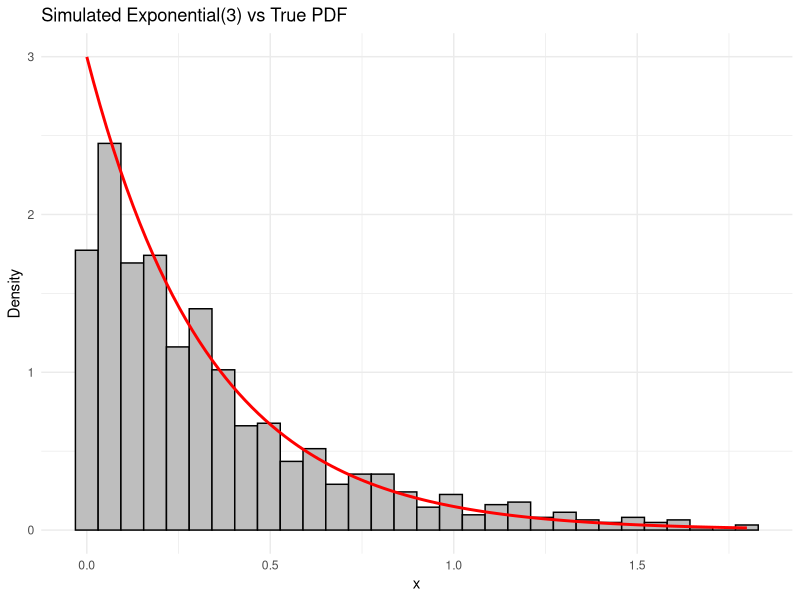
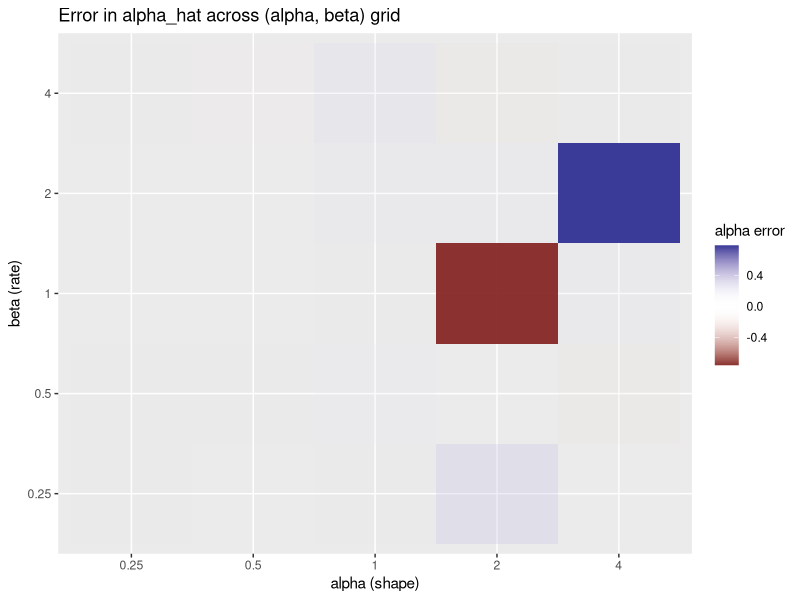
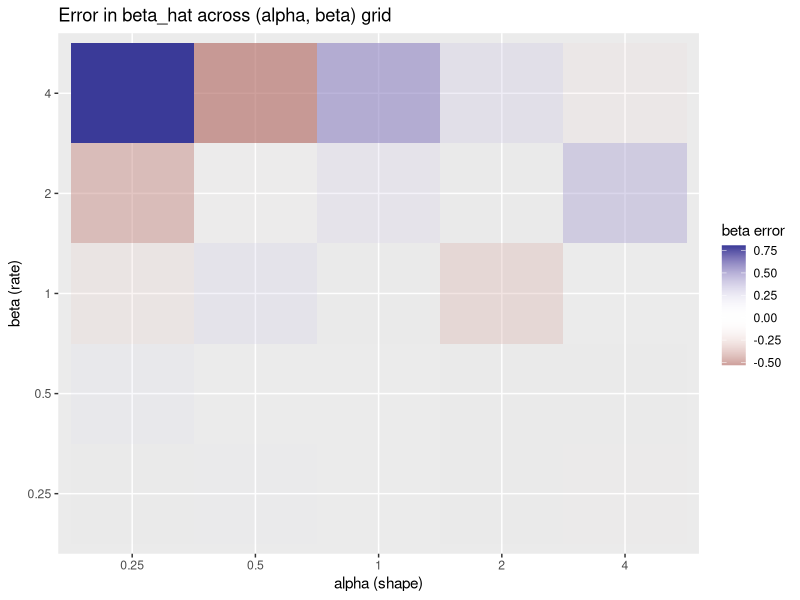
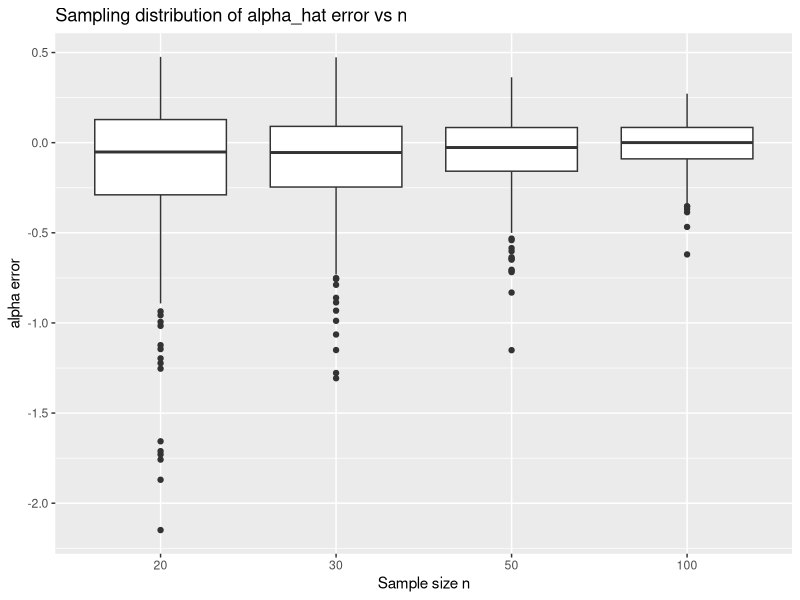
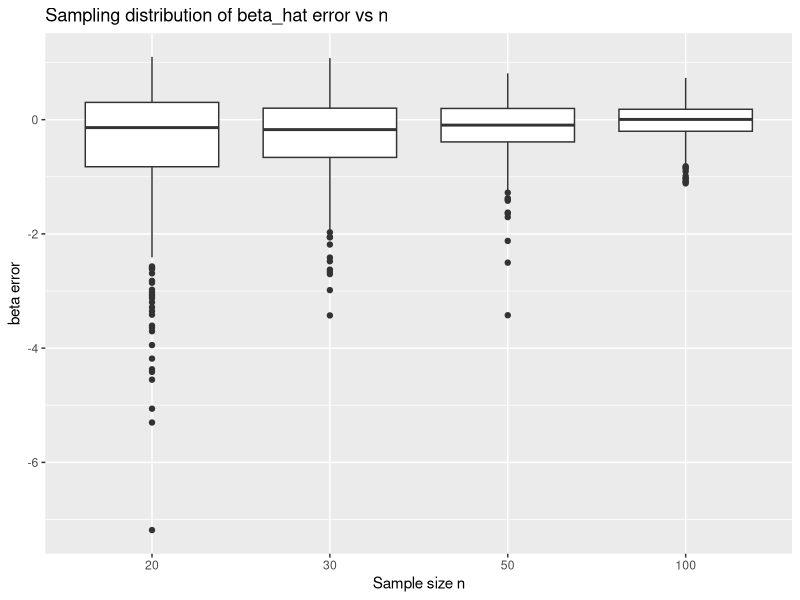

The R script that drew these images, in order:
## ---- chunk 1
set.seed(7292)   # seed to reproduce the same results
n <- 1000
lambda <- 3

x <- rexp(n, rate = lambda)
head(x)
## ---- chunk 2
set.seed(7292) 

library(ggplot2)

# Create a data frame for the histogram
df <- data.frame(x = x)

# Create the plot
ggplot(df, aes(x = x)) +
  geom_histogram(aes(y = after_stat(density)), 
                 bins = 30, 
                 fill = "gray", 
                 color = "black") +
  stat_function(fun = dexp, 
                args = list(rate = lambda),
                color = "red", 
                linewidth = 1) +
  labs(title = "Simulated Exponential(3) vs True PDF",
       x = "x",
       y = "Density") +
  theme_minimal()
## ---- chunk 3
set.seed(7292) 

# Monte Carlo estimate from sample
p_hat <- mean(x > 1)

# True value using CDF
p_true <- pexp(1, rate = lambda, lower.tail = FALSE)  # = P(X > 1)

p_hat
p_true
p_hat - p_true   # error

## ---- chunk 4
set.seed(7292)

lambda <- 3
threshold <- 1
p_true <- pexp(threshold, rate = lambda, lower.tail = FALSE)

one_sim_error <- function(n = 1000, lambda = 3, threshold = 1) {
  x <- rexp(n, rate = lambda)
  p_hat <- mean(x > threshold)
  error <- p_hat - p_true
  return(error)
}


errs <- replicate(100, one_sim_error(n = 1000))

mean(errs)          # average signed error
mean(abs(errs))     # average absolute error
sd(errs)            # variation across runs

## ---- chunk 5

library(MASS)

fit_gamma <- function(x, alpha = NULL, beta = NULL) {
  fit <- fitdistr(x, densfun = "gamma")
  
  alpha_hat <- fit$estimate[["shape"]]
  beta_hat  <- fit$estimate[["rate"]]  # rate = beta
  
  out <- list(alpha_hat = alpha_hat,
              beta_hat  = beta_hat)
  
  # If true parameters supplied, also return errors
  if (!is.null(alpha) && !is.null(beta)) {
    out$alpha_err <- alpha - alpha_hat
    out$beta_err  <- beta  - beta_hat
  }
  
  return(out)
}


# Example
#set.seed(7292)
#x_samp <- rgamma(100, shape = 2, rate = 4)  # true alpha=2, beta=4

#fit_gamma(x_samp, alpha = 2, beta = 4)
## ---- chunk 6
set.seed(7292)

alphas <- c(0.25, 0.5, 1, 2, 4)
betas  <- c(0.25, 0.5, 1, 2, 4)

grid <- expand.grid(alpha = alphas, beta = betas)


gamma_errors <- apply(grid, 1, function(row) {
  a <- as.numeric(row["alpha"])
  b <- as.numeric(row["beta"])
  
  x <- rgamma(100, shape = a, rate = b)
  fit <- fit_gamma(x, alpha = a, beta = b)
  
  c(alpha_err = fit$alpha_err,
    beta_err  = fit$beta_err)
})

gamma_errors <- as.data.frame(t(gamma_errors))
gamma_results <- cbind(grid, gamma_errors)

head(gamma_results)

## ---- chunk 7
library(ggplot2)

ggplot(gamma_results, aes(x = factor(alpha), y = factor(beta), fill = alpha_err)) +
  geom_tile() +
  scale_fill_gradient2(mid = 0) +
  labs(x = "alpha (shape)", y = "beta (rate)",
       fill = "alpha error",
       title = "Error in alpha_hat across (alpha, beta) grid")
## ---- chunk 8
library(ggplot2)

ggplot(gamma_results, aes(x = factor(alpha), y = factor(beta), fill = beta_err)) +
  geom_tile() +
  scale_fill_gradient2(mid = 0) +
  labs(x = "alpha (shape)", y = "beta (rate)",
       fill = "beta error",
       title = "Error in beta_hat across (alpha, beta) grid")
## ---- chunk 9

set.seed(7292)

ns <- c(20, 30, 50, 100)

sim_list <- lapply(ns, function(n) {
  reps <- 500
  errs <- replicate(reps, {
    x <- rgamma(n, shape = 1, rate = 2)
    fit <- fit_gamma(x, alpha = 1, beta = 2)
    c(alpha_err = fit$alpha_err, beta_err = fit$beta_err)
  })
  errs <- as.data.frame(t(errs))
  errs$n <- n
  errs
})

gamma_n_results <- do.call(rbind, sim_list)

head(gamma_n_results)

## ---- chunk 10

ggplot(gamma_n_results, aes(x = factor(n), y = alpha_err)) +
  geom_boxplot() +
  labs(x = "Sample size n", y = "alpha error",
       title = "Sampling distribution of alpha_hat error vs n")

ggplot(gamma_n_results, aes(x = factor(n), y = beta_err)) +
  geom_boxplot() +
  labs(x = "Sample size n", y = "beta error",
       title = "Sampling distribution of beta_hat error vs n")

